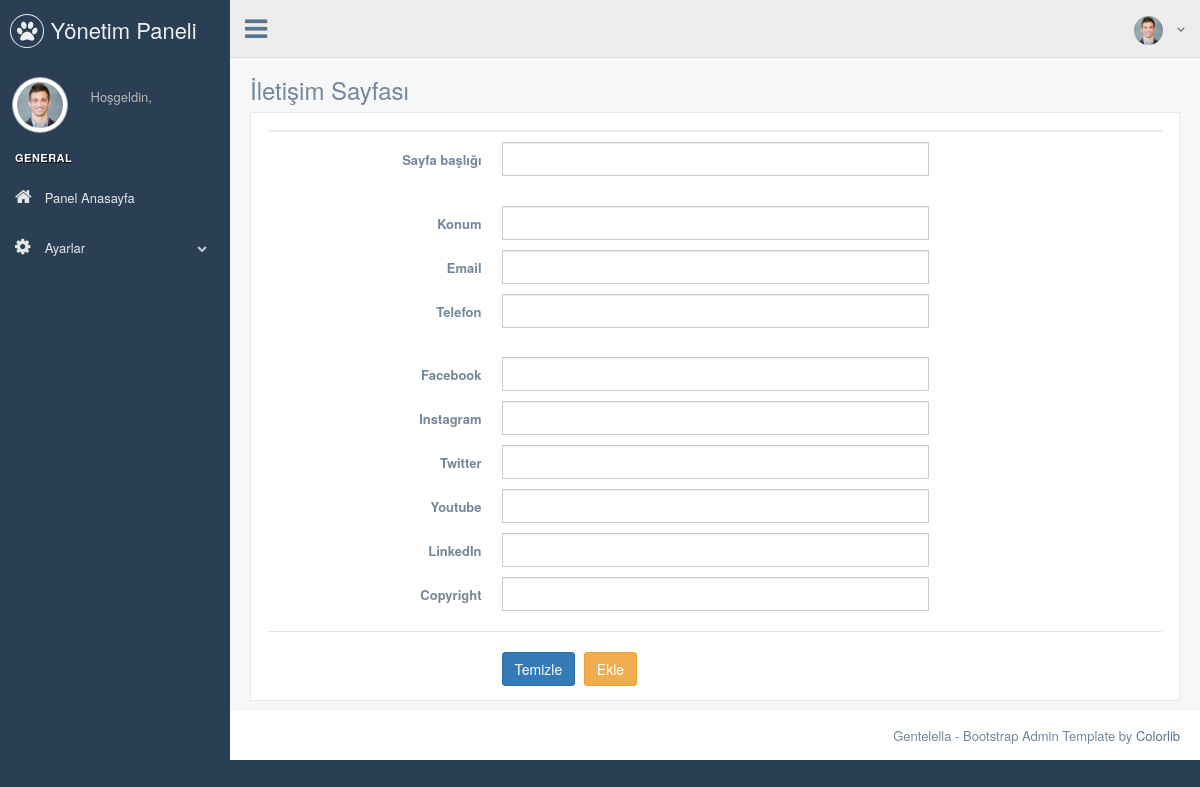
/pp/nedmin/contact.php, run on an earlier commit of the app's database.
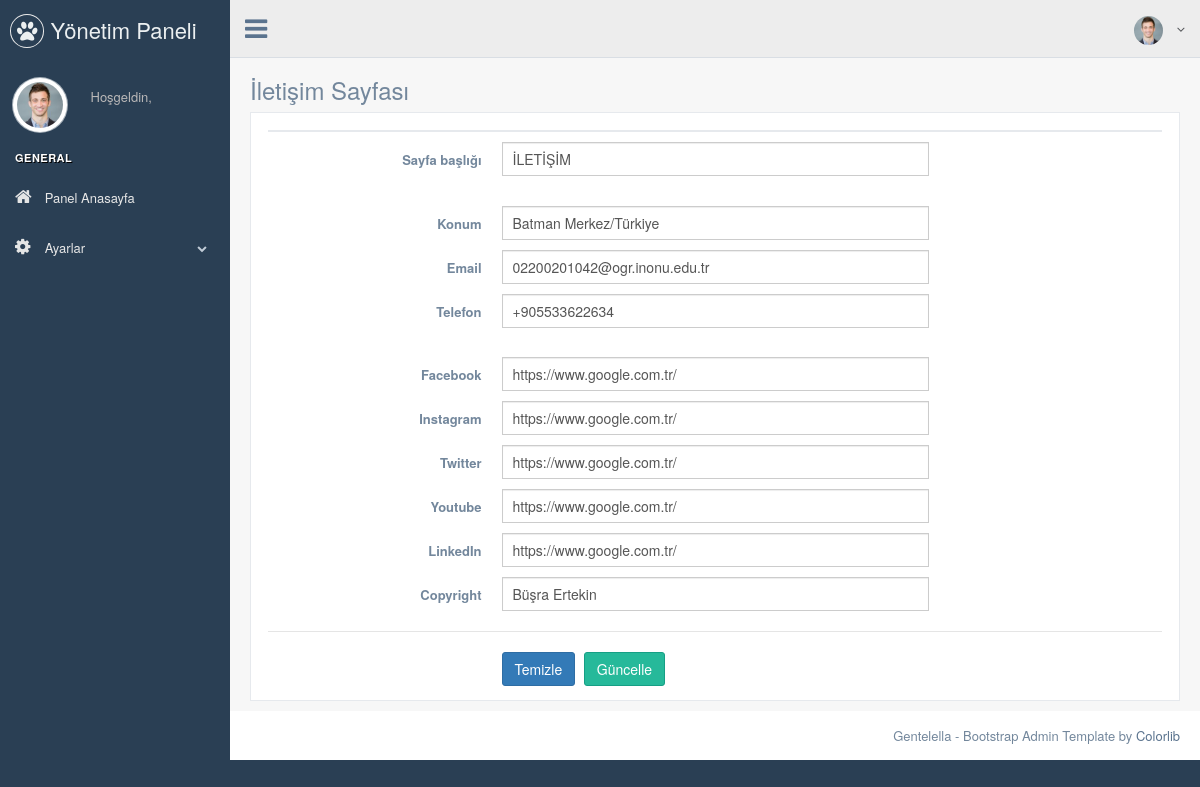
And on a later commit of the database.
### tables this page shows
CREATE TABLE `contact_info` (
  `contact_id` int(11) NOT NULL,
  `contact_title` varchar(50) NOT NULL,
  `locationn` varchar(250) NOT NULL,
  `email` varchar(50) NOT NULL,
  `gsm` varchar(13) NOT NULL,
  `facebook` varchar(50) NOT NULL,
  `instagram` varchar(50) NOT NULL,
  `twitter` varchar(50) NOT NULL,
  `youtube` varchar(50) NOT NULL,
  `linkedin` varchar(50) NOT NULL,
  `copyright` varchar(50) NOT NULL
);

### pp/nedmin/contact.php (the view, shortened to what this page needs)
<?php
include "header.php";
$check_contact = $db->prepare("SELECT * FROM contact_info");
$check_contact->execute();
$control_contact = $check_contact->rowCount();
$fetch_contact = $db->prepare("SELECT * FROM contact_info WHERE contact_id=1");
$fetch_contact->execute();
$fetch = $fetch_contact->fetch(PDO::FETCH_ASSOC);
?>
<div class="right_col" role="main">
  <div class="">
    <div class="page-title">
      <div class="title_left">
        <h3>İletişim Sayfası</h3>
      </div>
    </div>
    <div class="clearfix"></div>
    <div class="row">
      <div class="col-md-12 col-sm-12 col-xs-12">
        <div class="x_panel">
          <div class="x_title">
          </div>
          <form class="form-horizontal form-label-left" action="process.php" method="POST">
            <div class="item form-group">
              <label class="control-label col-md-3 col-sm-3 col-xs-12" for="name">Sayfa başlığı
              </label>
              <div class="col-md-6 col-sm-6 col-xs-12">
                <input class="form-control col-md-7 col-xs-12" name="contact_title" value="<?php echo $fetch['contact_title'] ?>" required="required" type="text">
              </div>
            </div>
            <div class="item form-group">
              <label class="control-label col-md-3 col-sm-3 col-xs-12">Konum
              </label>
              <div class="col-md-6 col-sm-6 col-xs-12">
                <input type="text" name="locationn" value="<?php echo $fetch['locationn'] ?>" required="required" class="form-control col-md-7 col-xs-12">
              </div>
            </div>
            <div class="item form-group">
              <label class="control-label col-md-3 col-sm-3 col-xs-12">Email
              </label>
              <div class="col-md-6 col-sm-6 col-xs-12">
                <input type="tel" name="email" value="<?php echo $fetch['email'] ?>" required="required" class="form-control col-md-7 col-xs-12">
              </div>
            </div>
            <div class="item form-group">
              <label class="control-label col-md-3 col-sm-3 col-xs-12">Telefon
              </label>
              <div class="col-md-6 col-sm-6 col-xs-12">
                <input type="text" name="gsm" value="<?php echo $fetch['gsm'] ?>" required="required" class="form-control col-md-7 col-xs-12">
              </div>
            </div>
            <div class="item form-group">
              <label class="control-label col-md-3 col-sm-3 col-xs-12">Facebook
              </label>
              <div class="col-md-6 col-sm-6 col-xs-12">
                <input type="text" name="facebook" value="<?php echo $fetch['facebook'] ?>" required="required" class="form-control col-md-7 col-xs-12">
              </div>
            </div>
            <div class="item form-group">
              <label class="control-label col-md-3 col-sm-3 col-xs-12">Instagram
              </label>
              <div class="col-md-6 col-sm-6 col-xs-12">
                <input type="text" name="instagram" value="<?php echo $fetch['instagram'] ?>" required="required" class="form-control col-md-7 col-xs-12">
              </div>
            </div>
            <div class="item form-group">
              <label class="control-label col-md-3 col-sm-3 col-xs-12">Twitter
              </label>
              <div class="col-md-6 col-sm-6 col-xs-12">
                <input type="text" name="twitter" value="<?php echo $fetch['twitter'] ?>" required="required" class="form-control col-md-7 col-xs-12">
              </div>
            </div>
            <div class="item form-group">
              <label class="control-label col-md-3 col-sm-3 col-xs-12">Youtube
              </label>
              <div class="col-md-6 col-sm-6 col-xs-12">
                <input type="text" name="youtube" value="<?php echo $fetch['youtube'] ?>" required="required" class="form-control col-md-7 col-xs-12">
              </div>
            </div>
            <div class="item form-group">
              <label class="control-label col-md-3 col-sm-3 col-xs-12">LinkedIn
              </label>
              <div class="col-md-6 col-sm-6 col-xs-12">
                <input type="text" name="linkedin" value="<?php echo $fetch['linkedin'] ?>" required="required" class="form-control col-md-7 col-xs-12">
              </div>
            </div>
            <div class="item form-group">
              <label class="control-label col-md-3 col-sm-3 col-xs-12">Copyright
              </label>
              <div class="col-md-6 col-sm-6 col-xs-12">
                <input type="text" name="copyright" value="<?php echo $fetch['copyright'] ?>" required="required" class="form-control col-md-7 col-xs-12">
              </div>
            </div>
            <div class="ln_solid"></div>
            <div class="form-group">
              <div class="col-md-6 col-md-offset-3">
                <button type="submit" class="btn btn-primary">Temizle</button>
                <?php if ($control_contact == 1) { ?>
                    <button type="submit" class="btn btn-success" name="update_contact">Güncelle</button>
                  <?php } else { ?>
                    <button type="submit" class="btn btn-warning" name="insert_contact">Ekle</button>
                  <?php } ?>
              </div>
            </div>
          </form>
        </div>
      </div>
    </div>
  </div>
</div>
</div>
<?php
include "footer.php";
?>

### pp/nedmin/header.php (shortened to what this page needs)
<?php
include 'connect.php';
$user_name = $_SESSION['user_name'];
$query = $db->prepare("SELECT * FROM user WHERE user_name='$user_name'");
$query->execute();
$fetch = $query->fetch();
?>
<!DOCTYPE html>
<html lang="en">
  <head>
    <link href="./vendors/bootstrap/dist/css/bootstrap.min.css" rel="stylesheet">
    <link href="./vendors/font-awesome/css/font-awesome.min.css" rel="stylesheet">
    <link href="./vendors/nprogress/nprogress.css" rel="stylesheet">
    <link href="./vendors/iCheck/skins/flat/green.css" rel="stylesheet">
    <link href="./vendors/bootstrap-progressbar/css/bootstrap-progressbar-3.3.4.min.css" rel="stylesheet">
    <link href="./vendors/jqvmap/dist/jqvmap.min.css" rel="stylesheet"/>
    <link href="./vendors/bootstrap-daterangepicker/daterangepicker.css" rel="stylesheet">
    <link href="./build/css/custom.min.css" rel="stylesheet">
  </head>
  <body class="nav-md">
    <div class="container body">
      <div class="main_container">
        <div class="col-md-3 left_col">
          <div class="left_col scroll-view">
            <div class="navbar nav_title" style="border: 0;">
              <a href="index.html" class="site_title"><i class="fa fa-paw"></i> <span>Yönetim Paneli</span></a>
            </div>
            <div class="profile clearfix">
              <div class="profile_pic">
                <img src="images/img.jpg" alt="..." class="img-circle profile_img">
              </div>
              <div class="profile_info">
                <span>Hoşgeldin,</span>
              </div>
            </div>
            <br />
            <div id="sidebar-menu" class="main_menu_side hidden-print main_menu">
              <div class="menu_section">
                <h3>General</h3>
                <ul class="nav side-menu">
                  <li><a href="index.php" ><i class="fa fa-home"></i> Panel Anasayfa</a>
                  </li>
                  <li><a><i class="fa fa-cog"></i> Ayarlar <span class="fa fa-chevron-down"></span></a>
                  </li>
                </ul>
              </div>
            </div>
          </div>
        </div>
        <div class="top_nav">
          <div class="nav_menu">
            <nav>
              <div class="nav toggle">
                <a id="menu_toggle"><i class="fa fa-bars"></i></a>
              </div>
              <ul class="nav navbar-nav navbar-right">
                <li class="">
                  <a href="javascript:;" class="user-profile dropdown-toggle" data-toggle="dropdown" aria-expanded="false">
                    <img src="images/img.jpg" alt=""><?php echo $fetch['user_name']; ?>
                    <span class=" fa fa-angle-down"></span>
                  </a>
                </li>
              </ul>
            </nav>
          </div>
        </div>

### pp/nedmin/footer.php (shortened to what this page needs)
<footer>
          <div class="pull-right">
            Gentelella - Bootstrap Admin Template by <a href="https://colorlib.com">Colorlib</a>
          </div>
          <div class="clearfix"></div>
        </footer>
      </div>
  </body>
</html>

What changed in the data, as far as the page shows it:
added contact_info: contact_title "İLETİŞİM", locationn "Batman Merkez/Türkiye", email "02200201042@ogr.inonu.edu.tr", gsm "+905533622634", facebook "https://www.google.com.tr/", instagram "https://www.google.com.tr/", twitter "https://www.google.com.tr/", youtube "https://www.google.com.tr/", linkedin "https://www.google.com.tr/", copyright "Büşra Ertekin"
Also different on the page:
text no longer shown: "Ekle"
text now shown: "Güncelle"
